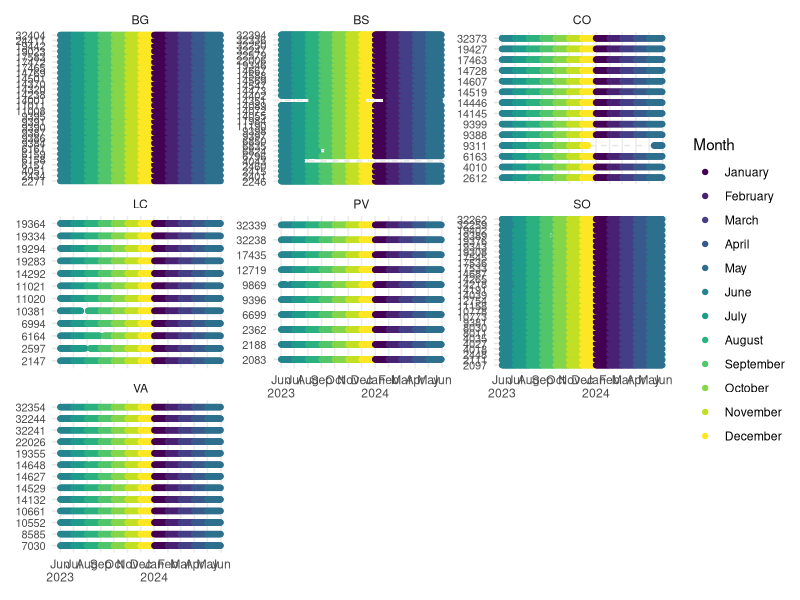
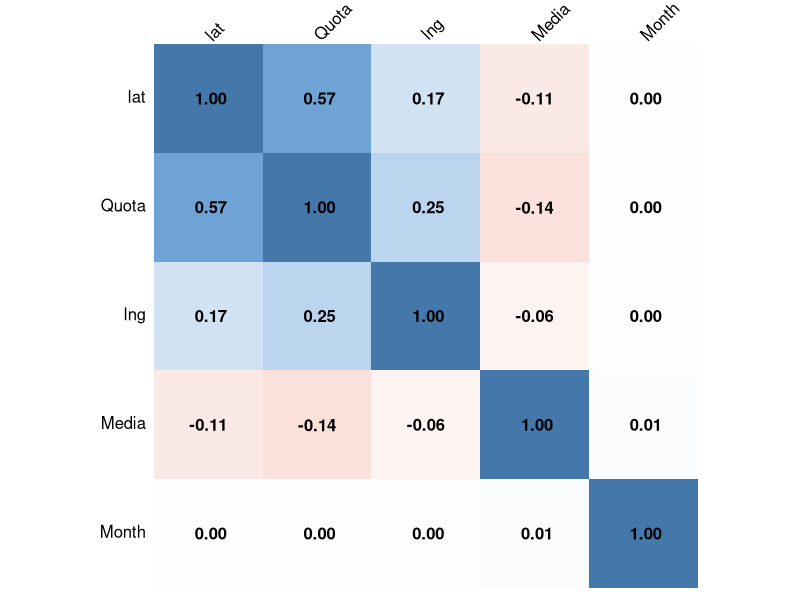
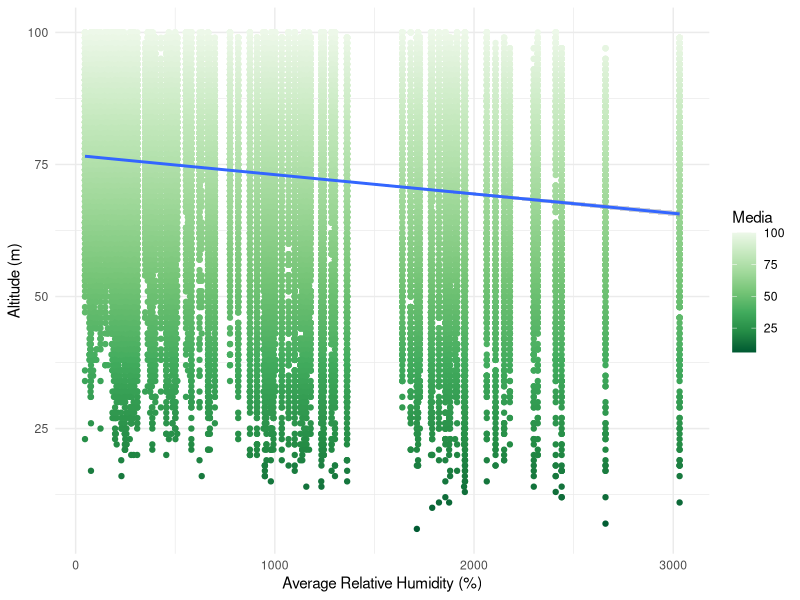
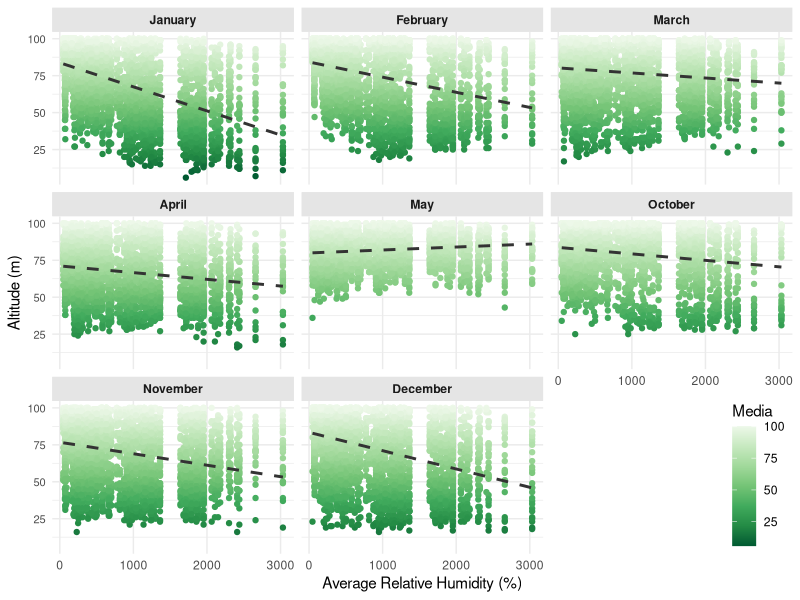
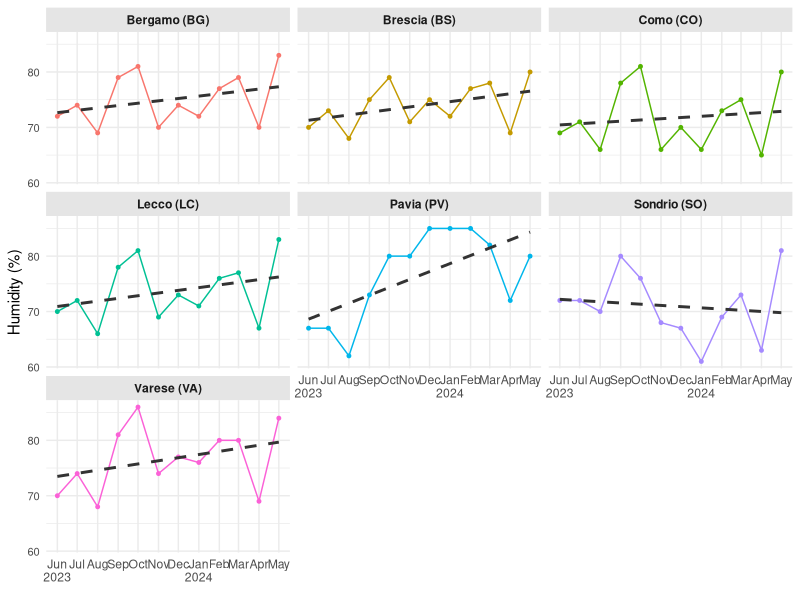
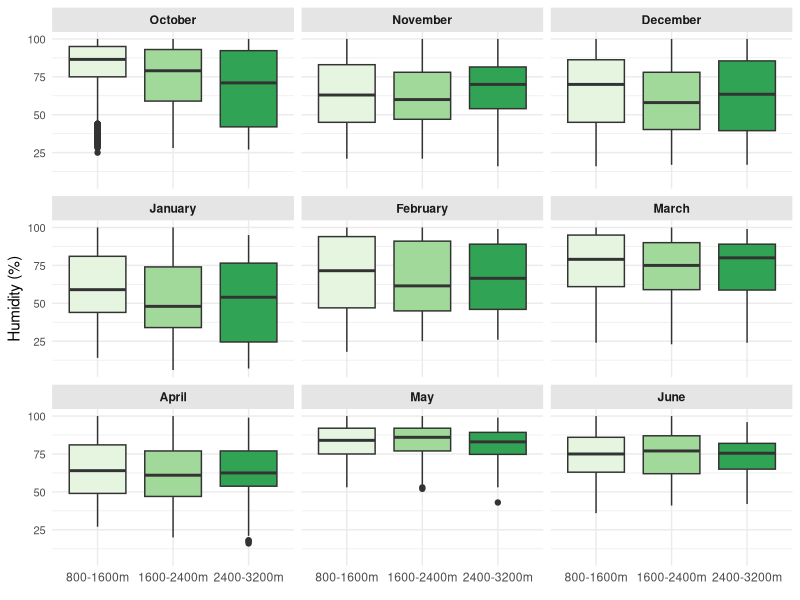
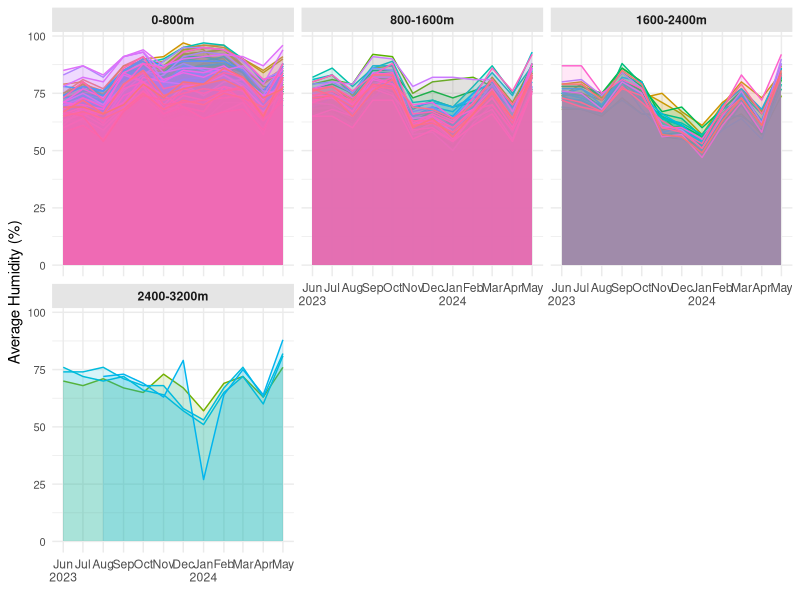
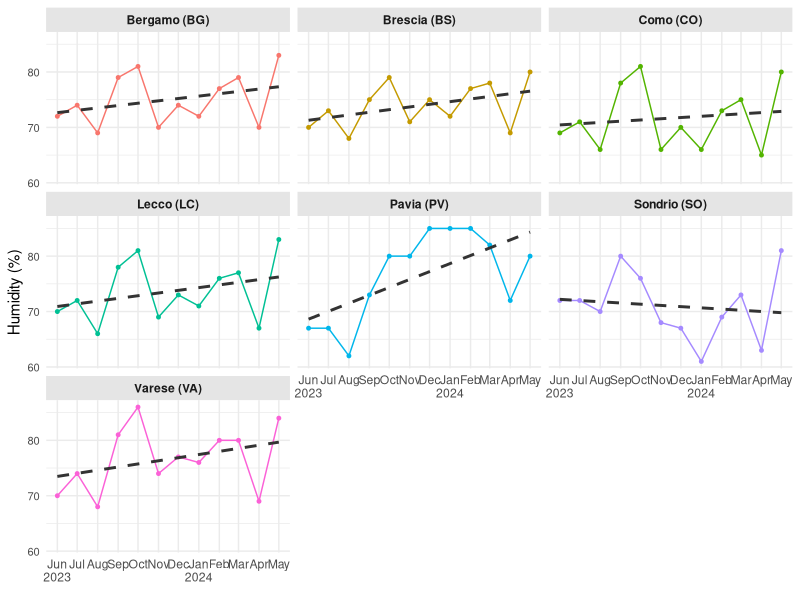

The R script that drew these images, in order:
## ---- chunk 1
library(corrplot)
library(tidyverse)
library(sf)
Sys.setlocale("LC_TIME", "en_US")
## ---- chunk 2
humid_readings <- read.csv(
    "processed_dataset/Umidita_relativa_dal_01062023_al_01062024.csv",
    header = TRUE,
    strip.white = TRUE,
    na.strings = c("-999")
)
## ---- chunk 3
humid_readings <- humid_readings |>
    mutate(
        IdSensore = as.factor(IdSensore),
        Data = ymd(Data),
        Stato = as.factor(Stato)
    )
## ---- chunk 4
sensors <- read.csv(
    "processed_dataset//Stazioni_Idro_Nivo_Meteorologiche.csv",
    header = TRUE,
    strip.white = TRUE
)
## ---- chunk 5
humid_sensors <- sensors |>
    filter(Tipologia == "Umidità Relativa") |>
    mutate(
        IdSensore = as.factor(IdSensore),
        Provincia = as.factor(Provincia)
    )
## ---- chunk 6
humid_readings <- humid_readings |>
    mutate(Month = month(Data, label=TRUE, abbr=FALSE))
## ---- chunk 7
humid_sensor_readings <- left_join(
    humid_readings,
    humid_sensors,
    join_by(IdSensore == IdSensore)
)
## ---- chunk 8
humid_sensor_readings |> 
    filter(Stato == "VA") |>
    ggplot(
        aes(x = Data, y = IdSensore)
    ) +
    geom_point(
        aes(color = Month)
    ) +
    facet_wrap(
        . ~ Provincia,
        scales = "free_y"
    ) +
    scale_x_date(
        date_breaks = "1 month",
        labels = scales::label_date_short()
    ) +
    labs(
        x = element_blank(),
        y = element_blank()
    ) + theme_minimal() +
    theme(
        axis.text.y = element_text(size = 8),
        panel.grid.minor.x = element_blank(),
        panel.grid.major.y = element_line(color = "grey90", linetype = "dashed")
    )
## ---- chunk 9
humid_sensor_readings_tmp <- humid_sensor_readings |>
    filter(Stato == "VA") |>
    mutate(Month = month(Data)) |>
    select(
        Media,
        Month,
        Quota,
        lat,
        lng
    )

humid_cor = cor(humid_sensor_readings_tmp, use = "complete.obs")
## ---- chunk 10
col <- colorRampPalette(c("#BB4444", "#EE9988", "#FFFFFF", "#77AADD", "#4477AA"))

corrplot(humid_cor, method = "shade", shade.col = NA, tl.col = "black", tl.srt = 45,
         col = col(200), addCoef.col = "black", cl.pos = "n", order = "AOE")
## ---- chunk 11
humid_sensor_readings |>
    filter(Stato == "VA") |>
    ggplot(
        aes(x = Quota, y = Media)
    ) +
    geom_point(
        aes(color = Media)
    ) +
    stat_smooth(
        method = "lm"
    ) +
    labs(
        x = "Average Relative Humidity (%)",
        y = "Altitude (m)"
    ) +
    scale_colour_distiller(palette = "Greens") +
    theme_minimal()
## ---- chunk 12
humid_sensor_readings |>
    filter(
        Stato == "VA",
        !(Month %in% c("June", "July", "August", "September"))
    ) |>
    ggplot(
        aes(x = Quota, y = Media)
    ) +
    geom_point(
        aes(color = Media)
    ) +
    geom_smooth(
        method = "lm", se = FALSE,
        color = "gray20", linetype = "dashed"
    ) +
    facet_wrap(
        . ~ Month,
        ncol = 3
    ) +
    labs(
        x = "Average Relative Humidity (%)",
        y = "Altitude (m)"
    ) +
    theme_minimal() +
    scale_colour_distiller(palette = "Greens") +
    theme(
        legend.position = "inside",
        legend.justification = c(1,0), legend.position.inside = c(1,0),
        axis.text.y = element_text(size = 8),
        panel.grid.minor.x = element_blank(),
        strip.text = element_text(face = "bold"),
        strip.background = element_rect(fill = "gray90", color = "gray90", size = 1)
    )
## ---- chunk 13
monthly_humid <- humid_sensor_readings |>
    mutate(
        Month = month(Data),
        Year = year(Data)
    ) |>
    group_by(Provincia, NomeProvincia, Month, Year) |>
    summarise(
        Media = if (all(is.na(Media))) NA else round(mean(Media, na.rm = TRUE)),
        Max = if (all(is.na(Max))) NA else max(Max, na.rm = TRUE),
        Min = if (all(is.na(Min))) NA else min(Min, na.rm = TRUE),
        .groups = "drop"
    ) |>
    mutate(Stato = ifelse(is.na(Media), "NA", "VA"))
## ---- chunk 14
gg_humid_monthly <- monthly_humid |>
    filter(Stato == "VA") |>
    mutate(
        Data = make_date(Year, Month, day = 1),
        NomeProvincia = paste(NomeProvincia, " (", Provincia, ")", sep = "")
    ) |>
    ggplot(
        aes(x = Data, y = Media)
    ) +
    geom_point(
        aes(color = NomeProvincia),
        size = 1
    ) +
    geom_line(
        aes(color = NomeProvincia)
    ) +
    geom_smooth(
        method = "lm", se = FALSE,
        color = "gray20", linetype = "dashed"
    ) +
    facet_wrap(
        . ~ NomeProvincia,
        ncol = 3
    ) +
    scale_x_date(
        date_breaks = "1 month",
        labels = scales::label_date_short()
    ) +
    labs(
        x = element_blank(),
        y = "Humidity (%)",
        color = element_blank()
    ) +
    theme_minimal() +
    theme(
        legend.position = "none",
        axis.text.y = element_text(size = 8),
        panel.grid.minor.x = element_blank(),
        strip.text = element_text(face = "bold"),
        strip.background = element_rect(fill = "gray90", color = "gray90", size = 1)
    )
gg_humid_monthly
## ---- chunk 15
ggsave(
    filename = "images/humid_monthly.jpg",
    plot = gg_humid_monthly,
    width = 24,
    height = 14,
    dpi = 300,
    units = "cm"
)
## ---- chunk 16
humid_sensor_readings$AltitudeRange <- cut(
    humid_sensor_readings$Quota,
    breaks = seq(0, 3200, by = 800),
    labels = c("0-800m", "800-1600m", "1600-2400m", "2400-3200m")
)

humid_altitude_periods <- humid_sensor_readings |>
    filter(
        Stato == "VA",
        AltitudeRange != "0-800m",
        !(Month %in% c("July", "August", "September"))
    ) |>
    mutate(
        Month = factor(Month, levels = c(
            "October", "November", "December", 
             "January", "February", "March", 
             "April", "May", "June"
        ))
    ) |>
    ggplot(
        aes(x = AltitudeRange, y = Media)
    ) +
    geom_boxplot(
        aes(fill = AltitudeRange)
    ) +
    facet_wrap(
        . ~ Month,
        ncol = 3
    ) +
    labs(
        x = element_blank(), y = "Humidity (%)"
    ) +
    scale_fill_brewer(palette = "Greens") +
    theme_minimal() +
    theme(
        legend.position = "none",
        axis.text.y = element_text(size = 8),
        panel.grid.minor.x = element_blank(),
        strip.text = element_text(face = "bold"),
        strip.background = element_rect(fill = "gray90", color = "gray90", size = 1)
    )
humid_altitude_periods
## ---- chunk 17
ggsave(
    filename = "images/humid_altitude_periods.jpg",
    plot = humid_altitude_periods,
    width = 24,
    height = 14,
    dpi = 300,
    units = "cm"
)
## ---- chunk 18
monthly_humid_sensors <- humid_sensor_readings |>
    mutate(
        Month = month(Data),
        Year = year(Data)
    ) |>
    group_by(IdSensore, NomeStazione, Quota, Month, Year) |>
    summarise(
        Media = if (all(is.na(Media))) NA else round(mean(Media, na.rm = TRUE)),
        Max = if (all(is.na(Max))) NA else max(Max, na.rm = TRUE),
        Min = if (all(is.na(Min))) NA else min(Min, na.rm = TRUE),
        .groups = "drop"
    ) |>
    mutate(Stato = ifelse(is.na(Media), "NA", "VA"))
## ---- chunk 19
monthly_humid_sensors$AltitudeRange <- cut(
    monthly_humid_sensors$Quota,
    breaks = seq(0, 3200, by = 800),
    labels = c("0-800m", "800-1600m", "1600-2400m", "2400-3200m")
)

monthly_humid_sensors |>
    filter(Stato == "VA") |>
    mutate(
        Data = make_date(Year, Month, day = 1)
    ) |>
    ggplot(
        aes(x = Data, y = Media)
    ) +
    geom_density(
        stat = "identity",
        aes(color = IdSensore, fill = IdSensore),
        alpha = 0.15
    ) +
    facet_wrap(
        . ~ AltitudeRange,
        ncol = 3
    ) +
    scale_x_date(
        date_breaks = "1 month",
        labels = scales::label_date_short()
    ) +
    labs(
        x = element_blank(),
        y = "Average Humidity (%)",
        color = element_blank()
    ) +
    theme_minimal() +
    theme(
        legend.position = "none",
        axis.text.y = element_text(size = 8),
        panel.grid.minor.x = element_blank(),
        strip.text = element_text(face = "bold"),
        strip.background = element_rect(fill = "gray90", color = "gray90", size = 1)
    )
